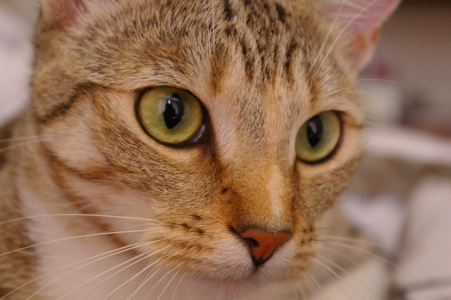
#> input picture skimage.data.chelsea(), 451 x 300 px
$ python fig2.py
#> lines starting #> are read from the running program, lines starting #| are printed output that depends on the picture; after the words box and inside, x2 and y2 are one past the last pixel; in counts of white or black regions, pixels touching at a corner belong together
### cnn/src/common.py
import numpy as np
import matplotlib
matplotlib.use('Agg')
import matplotlib.pyplot as plt
from matplotlib.patches import Rectangle, Circle, FancyArrowPatch
from PIL import Image
plt.rcParams['font.family'] = 'Liberation Sans'
INK = '#2b2b2b'; GREY = '#4d4d4d'; BLUE = '#1f6fd1'; LIGHT = '#bdbdbd'; YEL = '#f2b400'
PALEBLUE = '#dbe9fb'; PALEYEL = '#fff1c2'; PALEGREY = '#e6e6e6'
LBL = 16; SUB = 13.5

def new_fig(W, H, width_in=12):
    fig = plt.figure(figsize=(width_in, width_in * H / W), dpi=250)
    ax = fig.add_axes([0, 0, 1, 1])
    ax.set_xlim(0, W); ax.set_ylim(0, H); ax.set_aspect('equal'); ax.axis('off')
    return fig, ax

def save_crop(fig, path, margin=24):
    fig.savefig(path, facecolor='white')
    plt.close(fig)
    im = Image.open(path).convert('RGB')
    a = np.asarray(im)
    mask = (a < 250).any(axis=2)
    ys, xs = np.where(mask)
    y0, y1, x0, x1 = ys.min(), ys.max(), xs.min(), xs.max()
    y0 = max(0, y0 - margin); x0 = max(0, x0 - margin)
    y1 = min(a.shape[0], y1 + margin); x1 = min(a.shape[1], x1 + margin)
    im.crop((x0, y0, x1, y1)).save(path)
    return im.crop((x0, y0, x1, y1)).size

def grid(ax, data, x0, ytop, s, fills=None, fs=18, ec=INK, lw=1.0, bold=None, fmt=None, color=INK):
    """data[r][c]; (x0, ytop) is the top-left corner; y goes down."""
    data = np.asarray(data)
    R, C = data.shape
    for r in range(R):
        for c in range(C):
            xl, yb = x0 + c * s, ytop - (r + 1) * s
            fc = 'white' if fills is None else fills[r][c]
            ax.add_patch(Rectangle((xl, yb), s, s, fc=fc, ec=ec, lw=lw, zorder=2))
            v = data[r, c]
            t = fmt(v) if fmt else (str(int(v)) if float(v).is_integer() else f'{v:g}')
            w = 'bold' if (bold and bold[r][c]) else 'normal'
            ax.text(xl + s / 2, yb + s / 2, t, ha='center', va='center', fontsize=fs,
                    color=color, fontweight=w, zorder=3)

# [4 lines left out: function label, not called in this run]

### cnn/src/fig2.py
import sys; sys.path.insert(0, '/tmp/figs2')
from common import *
from scipy.signal import convolve2d
from skimage import data, color, transform

rgb = data.chelsea()
#> rgb is the input picture: shape (300, 451, 3); mean R, G, B 147.7, 111.4, 86.8
crop = rgb[18:274, 96:352]
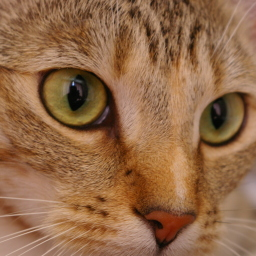
#> crop: shape (256, 256, 3); mean R, G, B 146.1, 105.1, 72.4
g = color.rgb2gray(transform.resize(crop, (200, 200), anti_aliasing=True))
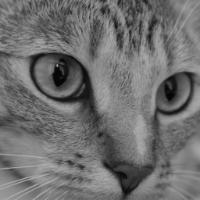
#> g: shape (200, 200) float64; min 0.0156, max 0.712, mean 0.437

kernels = [
    ('Original',     [[0,0,0],[0,1,0],[0,0,0]], 'same'),
    ('Blur',         np.ones((3,3))/9,           'blur'),
    ('Sharpen',      [[0,-1,0],[-1,5,-1],[0,-1,0]], 'same'),
    ('Edge detect',  [[0,1,0],[1,-4,1],[0,1,0]],  'abs'),
    ('Vertical edges', [[-1,0,1],[-2,0,2],[-1,0,1]], 'abs'),
]
def run(k, mode):
    k = np.array(k, float)
    out = convolve2d(g, k[::-1, ::-1], mode='same', boundary='symm')
    if mode == 'abs':
        out = np.abs(out); out = np.clip(out / np.percentile(out, 99.8), 0, 1)
    else:
        out = np.clip(out, 0, 1)
    return out

n = len(kernels)
pw, gap = 20, 4.5
W = n * pw + (n - 1) * gap + 4
H = 20 + 25
fig, ax = new_fig(W, H)
y_img_top = H - 2
for i, (name, k, mode) in enumerate(kernels):
    x0 = 2 + i * (pw + gap)
    out = run(k, mode)
    ax.imshow(out, extent=(x0, x0 + pw, y_img_top - pw, y_img_top), cmap='gray', vmin=0, vmax=1,
              interpolation='bilinear', zorder=2)
    ax.add_patch(Rectangle((x0, y_img_top - pw), pw, pw, fill=False, ec=INK, lw=1.0, zorder=3))
    # name
    ax.text(x0 + pw/2, y_img_top - pw - 3.6, name, ha='center', va='baseline', fontsize=LBL, color=INK)
    # kernel grid
    kk = np.array(k)
    s = 2.7
    kx = x0 + pw/2 - 1.5 * s
    ktop = y_img_top - pw - 6.4
    fmt = (lambda v: f'1/9') if i == 1 else None
    fills = [[PALEBLUE]*3 for _ in range(3)]
    grid(ax, np.round(kk * (9 if i == 1 else 1)).astype(int) if i == 1 else kk.astype(int), kx, ktop, s,
         fills=fills, fs=13, ec=BLUE, lw=1.2, fmt=(lambda v: '1') if i == 1 else None)
    if i == 1:
        ax.text(x0 + pw/2, ktop - 3*s - 2.2, 'each weight is 1/9', ha='center', va='baseline', fontsize=13, color=GREY)
#> this loop made 5 passes
#> pass 3, in run (call 3), `out = np.clip(out, 0, 1)`:
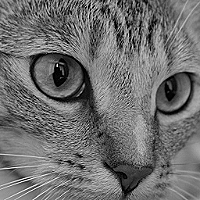
#> out: shape (200, 200) float64; min 0, max 1, mean 0.438
print(save_crop(fig, '/tmp/figs2/Figure2_kernel_effects.png'))
#> in save_crop, `fig.savefig(path, facecolor='white')`:
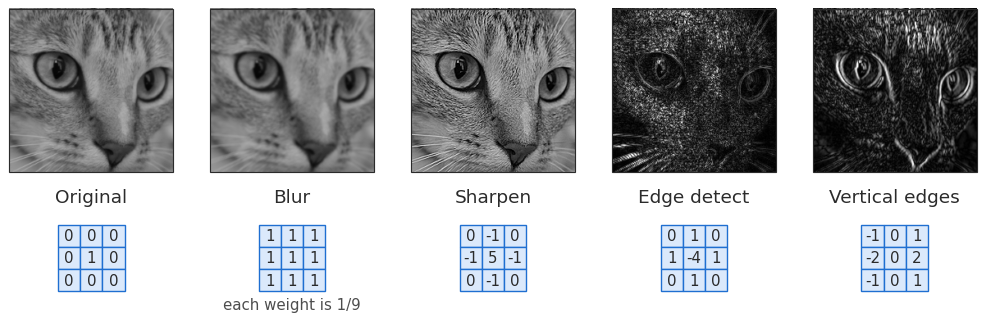
#> figure drawn by matplotlib, 1 panel
#> in save_crop, `im = Image.open(path).convert('RGB')`:
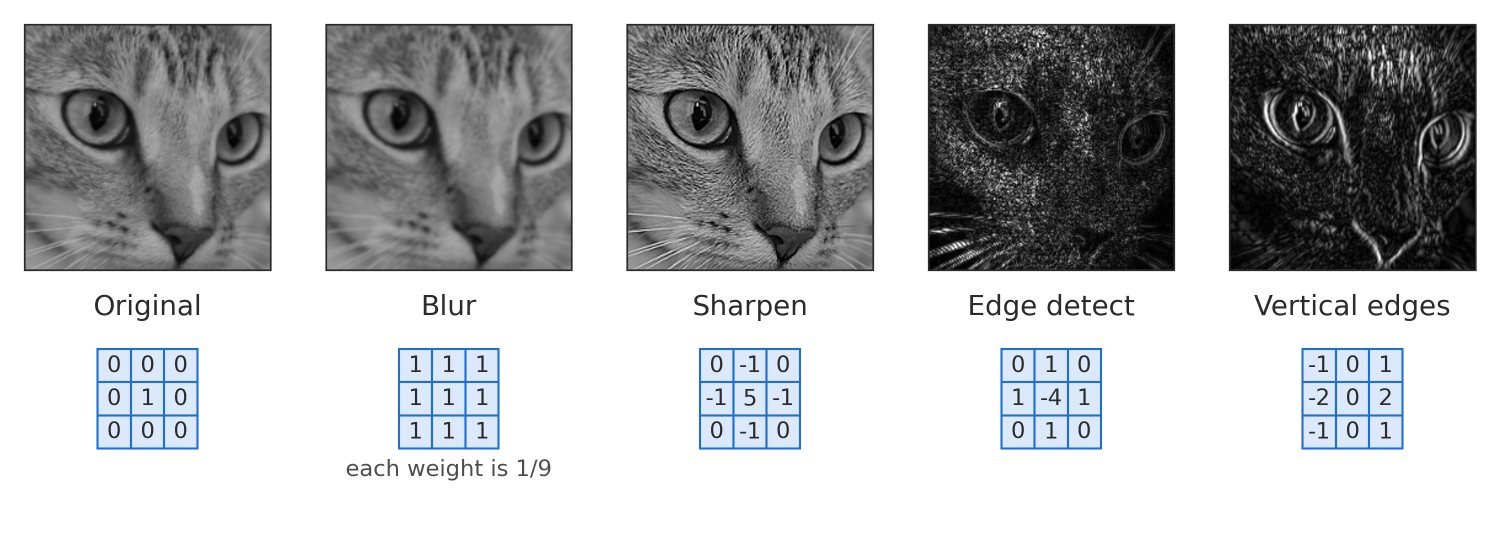
#> im: PIL image 3000x1106 RGB (shown at 1/2 size); mean R, G, B 185.2, 186.6, 188.5
#> in save_crop, `mask = (a < 250).any(axis=2)`:
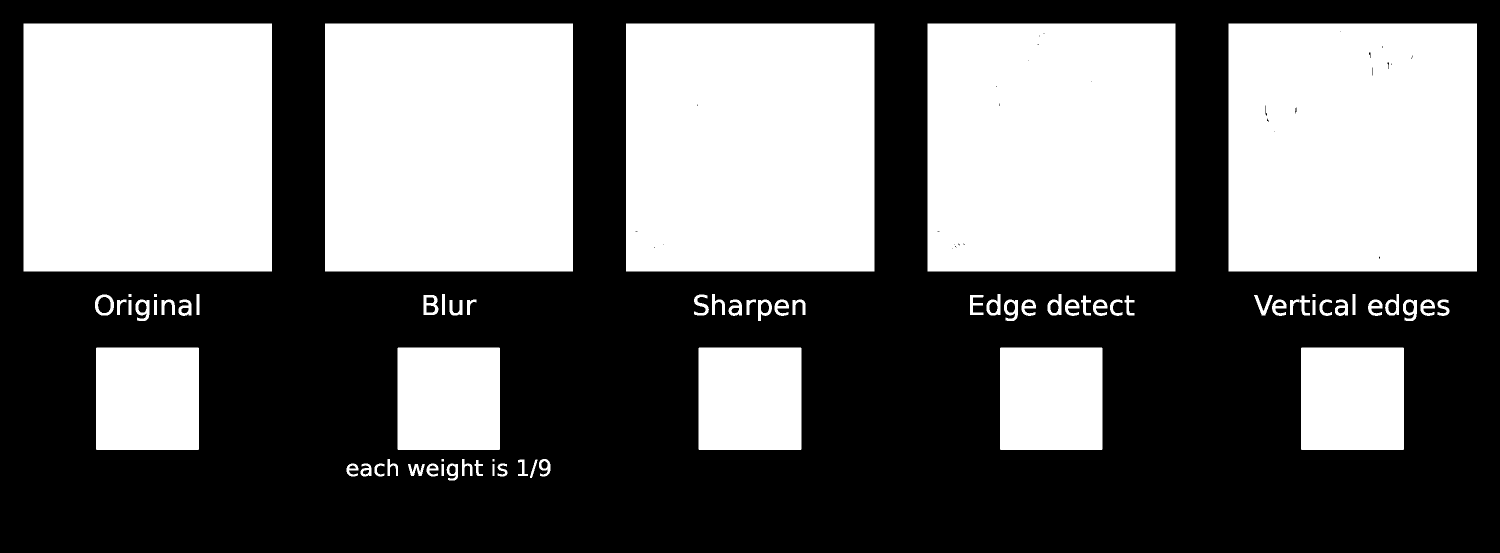
#> mask: shape (1106, 3000) bool (shown at 1/2 size); 44.2% white; 72 white regions, largest, box (x1, y1, x2, y2) and area: (47, 47, 544, 543) 246512, (1252, 47, 1749, 543) 246502, (2457, 47, 2954, 543) 246373
#> in save_crop, `y0, y1, x0, x1 = ys.min(), ys.max(), xs.min(), xs.max()`: y0 = 47; y1 = 960; x0 = 47; x1 = 2953
#> in save_crop, `y0 = max(0, y0 - margin)`: y0 = 23
#> in save_crop, `y1 = min(a.shape[0], y1 + margin)`: y1 = 984
#> in save_crop, `x1 = min(a.shape[1], x1 + margin)`: x1 = 2977
#> in save_crop, `im.crop((x0, y0, x1, y1)).save(path)`:
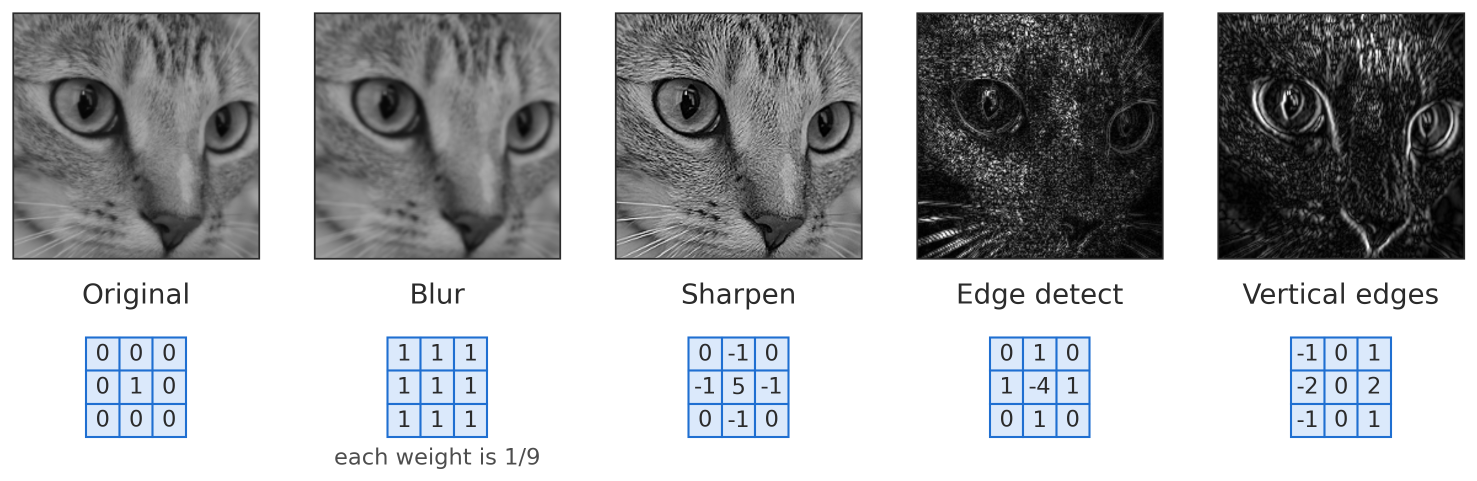
#> saved as Figure2_kernel_effects.png: PIL image 2954x961 RGB (shown at 1/2 size); mean R, G, B 173.4, 175.1, 177.3
